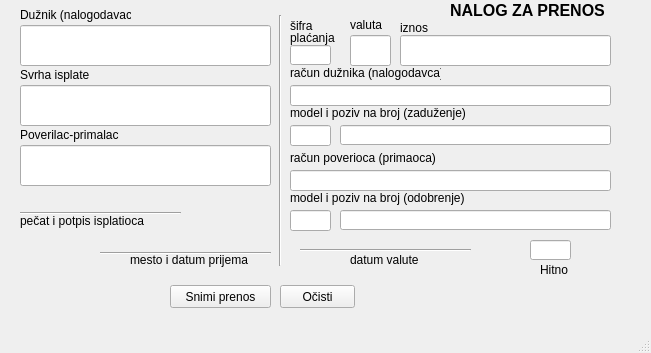
<?xml version="1.0" encoding="UTF-8"?>
<ui version="4.0">
 <class>FormaNalogPrenos</class>
 <widget class="QMainWindow" name="FormaNalogPrenos">
  <property name="geometry">
   <rect>
    <x>0</x>
    <y>0</y>
    <width>651</width>
    <height>353</height>
   </rect>
  </property>
  <property name="windowTitle">
   <string>Nalog za prenos</string>
  </property>
  <widget class="QWidget" name="centralwidget">
   <widget class="QLineEdit" name="svrhaIsplate">
    <property name="geometry">
     <rect>
      <x>20</x>
      <y>85</y>
      <width>251</width>
      <height>41</height>
     </rect>
    </property>
   </widget>
   <widget class="QLineEdit" name="duznik">
    <property name="geometry">
     <rect>
      <x>20</x>
      <y>25</y>
      <width>251</width>
      <height>41</height>
     </rect>
    </property>
   </widget>
   <widget class="QLabel" name="label_7">
    <property name="geometry">
     <rect>
      <x>350</x>
      <y>250</y>
      <width>71</width>
      <height>20</height>
     </rect>
    </property>
    <property name="text">
     <string>datum valute</string>
    </property>
   </widget>
   <widget class="Line" name="line_4">
    <property name="geometry">
     <rect>
      <x>300</x>
      <y>240</y>
      <width>171</width>
      <height>21</height>
     </rect>
    </property>
    <property name="orientation">
     <enum>Qt::Horizontal</enum>
    </property>
   </widget>
   <widget class="QLabel" name="label_14">
    <property name="geometry">
     <rect>
      <x>290</x>
      <y>28</y>
      <width>47</width>
      <height>20</height>
     </rect>
    </property>
    <property name="text">
     <string>plaćanja</string>
    </property>
   </widget>
   <widget class="QLabel" name="label_6">
    <property name="geometry">
     <rect>
      <x>130</x>
      <y>244</y>
      <width>121</width>
      <height>31</height>
     </rect>
    </property>
    <property name="text">
     <string>mesto i datum prijema</string>
    </property>
   </widget>
   <widget class="QLineEdit" name="racunDuznika">
    <property name="geometry">
     <rect>
      <x>290</x>
      <y>85</y>
      <width>321</width>
      <height>21</height>
     </rect>
    </property>
   </widget>
   <widget class="QLabel" name="label_9">
    <property name="geometry">
     <rect>
      <x>350</x>
      <y>15</y>
      <width>51</width>
      <height>20</height>
     </rect>
    </property>
    <property name="text">
     <string>valuta</string>
    </property>
   </widget>
   <widget class="QLabel" name="label_4">
    <property name="geometry">
     <rect>
      <x>450</x>
      <y>-5</y>
      <width>161</width>
      <height>31</height>
     </rect>
    </property>
    <property name="font">
     <font>
      <pointsize>12</pointsize>
      <weight>75</weight>
      <bold>true</bold>
     </font>
    </property>
    <property name="text">
     <string>NALOG ZA PRENOS</string>
    </property>
   </widget>
   <widget class="QLineEdit" name="modelZaduzenje">
    <property name="geometry">
     <rect>
      <x>290</x>
      <y>125</y>
      <width>41</width>
      <height>21</height>
     </rect>
    </property>
   </widget>
   <widget class="Line" name="line_2">
    <property name="geometry">
     <rect>
      <x>20</x>
      <y>205</y>
      <width>161</width>
      <height>16</height>
     </rect>
    </property>
    <property name="orientation">
     <enum>Qt::Horizontal</enum>
    </property>
   </widget>
   <widget class="QPushButton" name="ocistiPrenos">
    <property name="geometry">
     <rect>
      <x>280</x>
      <y>285</y>
      <width>75</width>
      <height>23</height>
     </rect>
    </property>
    <property name="text">
     <string>Očisti</string>
    </property>
   </widget>
   <widget class="QLineEdit" name="poverilac">
    <property name="geometry">
     <rect>
      <x>20</x>
      <y>145</y>
      <width>251</width>
      <height>41</height>
     </rect>
    </property>
   </widget>
   <widget class="Line" name="line">
    <property name="geometry">
     <rect>
      <x>270</x>
      <y>15</y>
      <width>20</width>
      <height>251</height>
     </rect>
    </property>
    <property name="orientation">
     <enum>Qt::Vertical</enum>
    </property>
   </widget>
   <widget class="QLineEdit" name="sifraPlacanja">
    <property name="geometry">
     <rect>
      <x>290</x>
      <y>45</y>
      <width>41</width>
      <height>20</height>
     </rect>
    </property>
   </widget>
   <widget class="QPushButton" name="snimiPrenos">
    <property name="geometry">
     <rect>
      <x>170</x>
      <y>285</y>
      <width>101</width>
      <height>23</height>
     </rect>
    </property>
    <property name="text">
     <string>Snimi prenos</string>
    </property>
   </widget>
   <widget class="QLineEdit" name="iznos">
    <property name="geometry">
     <rect>
      <x>400</x>
      <y>35</y>
      <width>211</width>
      <height>31</height>
     </rect>
    </property>
   </widget>
   <widget class="QLabel" name="label_11">
    <property name="geometry">
     <rect>
      <x>290</x>
      <y>65</y>
      <width>151</width>
      <height>16</height>
     </rect>
    </property>
    <property name="text">
     <string>račun dužnika (nalogodavca)</string>
    </property>
   </widget>
   <widget class="QLabel" name="label">
    <property name="geometry">
     <rect>
      <x>20</x>
      <y>5</y>
      <width>111</width>
      <height>20</height>
     </rect>
    </property>
    <property name="text">
     <string>Dužnik (nalogodavac)</string>
    </property>
   </widget>
   <widget class="QLabel" name="label_2">
    <property name="geometry">
     <rect>
      <x>20</x>
      <y>65</y>
      <width>91</width>
      <height>20</height>
     </rect>
    </property>
    <property name="text">
     <string>Svrha isplate</string>
    </property>
   </widget>
   <widget class="QLabel" name="label_12">
    <property name="geometry">
     <rect>
      <x>290</x>
      <y>105</y>
      <width>211</width>
      <height>16</height>
     </rect>
    </property>
    <property name="text">
     <string>model i poziv na broj (zaduženje)</string>
    </property>
   </widget>
   <widget class="QLabel" name="label_8">
    <property name="geometry">
     <rect>
      <x>290</x>
      <y>15</y>
      <width>41</width>
      <height>21</height>
     </rect>
    </property>
    <property name="text">
     <string>šifra</string>
    </property>
   </widget>
   <widget class="QLineEdit" name="pozivNabrojzaduzenje">
    <property name="geometry">
     <rect>
      <x>340</x>
      <y>125</y>
      <width>271</width>
      <height>20</height>
     </rect>
    </property>
   </widget>
   <widget class="Line" name="line_3">
    <property name="geometry">
     <rect>
      <x>100</x>
      <y>245</y>
      <width>171</width>
      <height>16</height>
     </rect>
    </property>
    <property name="orientation">
     <enum>Qt::Horizontal</enum>
    </property>
   </widget>
   <widget class="QLabel" name="label_10">
    <property name="geometry">
     <rect>
      <x>400</x>
      <y>17</y>
      <width>51</width>
      <height>21</height>
     </rect>
    </property>
    <property name="text">
     <string>iznos</string>
    </property>
   </widget>
   <widget class="QLineEdit" name="valuta">
    <property name="geometry">
     <rect>
      <x>350</x>
      <y>35</y>
      <width>41</width>
      <height>31</height>
     </rect>
    </property>
   </widget>
   <widget class="QLabel" name="label_3">
    <property name="geometry">
     <rect>
      <x>20</x>
      <y>125</y>
      <width>101</width>
      <height>20</height>
     </rect>
    </property>
    <property name="text">
     <string>Poverilac-primalac</string>
    </property>
   </widget>
   <widget class="QLabel" name="label_5">
    <property name="geometry">
     <rect>
      <x>20</x>
      <y>210</y>
      <width>141</width>
      <height>21</height>
     </rect>
    </property>
    <property name="text">
     <string>pečat i potpis isplatioca</string>
    </property>
   </widget>
   <widget class="QLineEdit" name="racunPoverioca">
    <property name="geometry">
     <rect>
      <x>290</x>
      <y>170</y>
      <width>321</width>
      <height>21</height>
     </rect>
    </property>
   </widget>
   <widget class="QLabel" name="label_13">
    <property name="geometry">
     <rect>
      <x>290</x>
      <y>190</y>
      <width>211</width>
      <height>16</height>
     </rect>
    </property>
    <property name="text">
     <string>model i poziv na broj (odobrenje)</string>
    </property>
   </widget>
   <widget class="QLabel" name="label_15">
    <property name="geometry">
     <rect>
      <x>290</x>
      <y>150</y>
      <width>151</width>
      <height>16</height>
     </rect>
    </property>
    <property name="text">
     <string>račun poverioca (primaoca)</string>
    </property>
   </widget>
   <widget class="QLineEdit" name="modelOdobrenje">
    <property name="geometry">
     <rect>
      <x>290</x>
      <y>210</y>
      <width>41</width>
      <height>21</height>
     </rect>
    </property>
   </widget>
   <widget class="QLineEdit" name="pozivNabrojodobrenje">
    <property name="geometry">
     <rect>
      <x>340</x>
      <y>210</y>
      <width>271</width>
      <height>20</height>
     </rect>
    </property>
   </widget>
   <widget class="QLineEdit" name="hitno">
    <property name="geometry">
     <rect>
      <x>530</x>
      <y>240</y>
      <width>41</width>
      <height>20</height>
     </rect>
    </property>
   </widget>
   <widget class="QLabel" name="label_16">
    <property name="geometry">
     <rect>
      <x>540</x>
      <y>260</y>
      <width>41</width>
      <height>20</height>
     </rect>
    </property>
    <property name="text">
     <string>Hitno</string>
    </property>
   </widget>
  </widget>
  <widget class="QMenuBar" name="menubar">
   <property name="geometry">
    <rect>
     <x>0</x>
     <y>0</y>
     <width>651</width>
     <height>21</height>
    </rect>
   </property>
  </widget>
  <widget class="QStatusBar" name="statusbar"/>
 </widget>
 <resources/>
 <connections/>
</ui>
